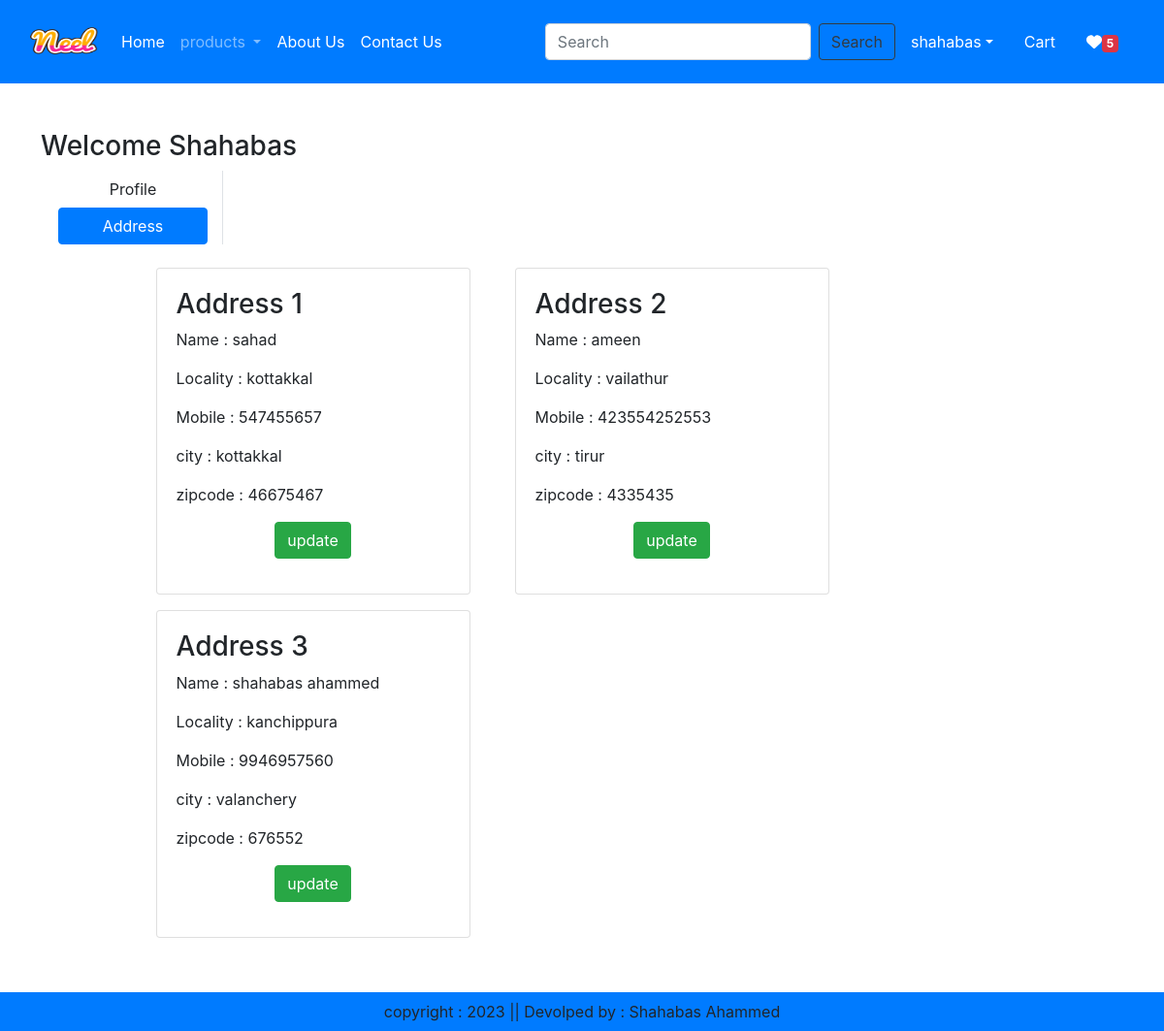
The app's page /address/ (signed in) with its own data.
### ecommerce/models.py (models this page shows, shortened)
class Customer(models.Model):
    user = models.ForeignKey(User, on_delete=models.CASCADE)
    name = models.CharField(max_length=200)
    locality = models.CharField(max_length=200)
    city = models.CharField(max_length=50)
    mobile = models.IntegerField(default=0)
    zipcode = models.IntegerField()

### ecommerce/views.py (the view)
# urls.py: path('address/' ,views.address,name='address'),
@login_required
def address(request):
    totalitem = 0
    wishitem = 0
    if request.user.is_authenticated:
        totalitem = len(Cart.objects.filter(user=request.user))
        wishitem = len(Wishlist.objects.filter(user=request.user))
    add = Customer.objects.filter(user = request.user)
    return render(request,'address.html',locals())

### ecommerce/templates/address.html (shortened to what this page needs)
{% extends 'base.html' %}
{% load static  %}
{% block main-content %}
<div class="container my-5">
    <div class="row">
        <h3 > Welcome <span class="text-capitalize">{{request.user}}</span></h3>
    </div>
    <div class="col-sm-2 border-end">
        <ul class="list-unstyled">
            <li class="d-grid"><a href="{% url 'profile' %}" class="btn ">Profile</a></li>
            <li class="d-grid"><a href="{% url 'address' %}" class="btn btn-primary">Address</a></li>
        </ul>
    </div>
    <div class="col-sm-8 offset-sm-1">
        <div class="row">
            {% for ad in add %}
            <div class="col-sm-6">
                <div  class="card m-2">
                    <div class="card-body">
                        <h3>Address  {{forloop.counter}}</h3>
                        <p>Name : {{ad.name}}</p>
                        <p>Locality : {{ ad.locality}}</p>
                        <p>Mobile : {{ad.mobile}}</p>
                        <p>city : {{ad.city}}</p>
                        <p>zipcode : {{ad.zipcode}}</p>
                        <p class="text-center "><a href="{% url 'updateaddress' ad.id %}" type="button" class="btn btn-success">update</a></p>
                    </div>
                </div>
            </div>
            {% endfor %}
        </div>
    </div>
</div>
{% endblock main-content%}

### ecommerce/templates/base.html (shortened to what this page needs)
<!DOCTYPE html>
{% load static %}
<html lang="en">
<head>
    <link href="https://cdn.jsdelivr.net/npm/bootstrap@5.2.3/dist/css/bootstrap.min.css" rel="stylesheet">
    <link rel="stylesheet" href="https://cdn.jsdelivr.net/npm/bootstrap@4.0.0/dist/css/bootstrap.min.css">
    <link rel="stylesheet" href="https://cdnjs.cloudflare.com/ajax/libs/font-awesome/5.15.3/css/all.min.css">
    <link rel="stylesheet" href="{% static 'css/owl.carousel.min.css'  %}">
    <link rel="stylesheet" href="{% static 'all.min.css'  %}">
    <link rel="stylesheet" href="{% static 'css/style.css'  %}">
</head>
<body>
    <nav class="navbar navbar-expand-lg navbar-dark bg-primary">
        <div class="container-fluid">
          <a class="navbar-brand" href="#">
            <img src="{% static 'images/Neel.png' %}"  width="70" height="60" alt="">
          </a>
          <div class="collapse navbar-collapse" id="navbarSupportedContent">
            <ul class="navbar-nav me-auto mb-2 mb-lg-0">
              {% if request.user.is_authenticated %}
              <li class="nav-item">
                <a class="nav-link active" aria-current="page" href="/">Home</a>
              </li>
              <li class="nav-item dropdown">
                <a class="nav-link dropdown-toggle " href="#" role="button" data-bs-toggle="dropdown" aria-expanded="false">
                  products
                </a>
              </li>
              <li class="nav-item">
                <a class="nav-link text-white" href="{% url 'about' %}">About Us</a>
              </li>
              <li class="nav-item">
                <a class="nav-link text-white" href="{% url 'contact' %}">Contact Us</a>
              </li>
            </ul>
            <form class="d-flex" role="search" action="/search">
              <input class="form-control me-2" type="search" placeholder="Search" name="search" aria-label="Search">
              <button class="btn btn-outline-dark" type="submit">Search</button>
            </form>
          </div>
          <ul class="navbar-nav me-auto mb-2 mb-lg-0">
            <li class="nav-item dropdown mx-2">
                <a class="nav-link dropdown-toggle text-white" href="" id="profileDropdown" role="bu
                " data-bs-toggle="dropdown" aria-expanded="false">{{request.user}}</a>
            </li>
            <li class="nav-item mx-2">
                <a href="{% url 'showcart' %}" class="nav-link text-white">Cart </a>
            </li>
            <li class="nav-item mx-2">
                <a href="{% url 'showwishlist' %}" class="nav-link text-white"><i class="fa fa-heart"></i><span class="badge bg-danger">{% if wishitem > 0 %}{{wishitem}}{% endif %}</span> </a>
            </li>
          {% endif %}
          </ul>
        </div>
    </nav>
    {% block main-content %} {% endblock main-content %}
    <footer class="container-fluid  bg-primary text-center p-2 mt-5">
        copyright : 2023 || Devolped by : Shahabas Ahammed
    </footer>
</body>
</html>

### records on screen
Customer: name "sahad", locality "kottakkal", mobile "547455657", city "kottakkal", zipcode "46675467"
Customer: name "ameen", locality "vailathur", mobile "423554252553", city "tirur", zipcode "4335435"
Customer: name "shahabas ahammed", locality "kanchippura", mobile "9946957560", city "valanchery", zipcode "676552"

### other values on screen
{{ request.user }} "shahabas"
{{ wishitem }} "5"
{{ request.user }} "Shahabas"
